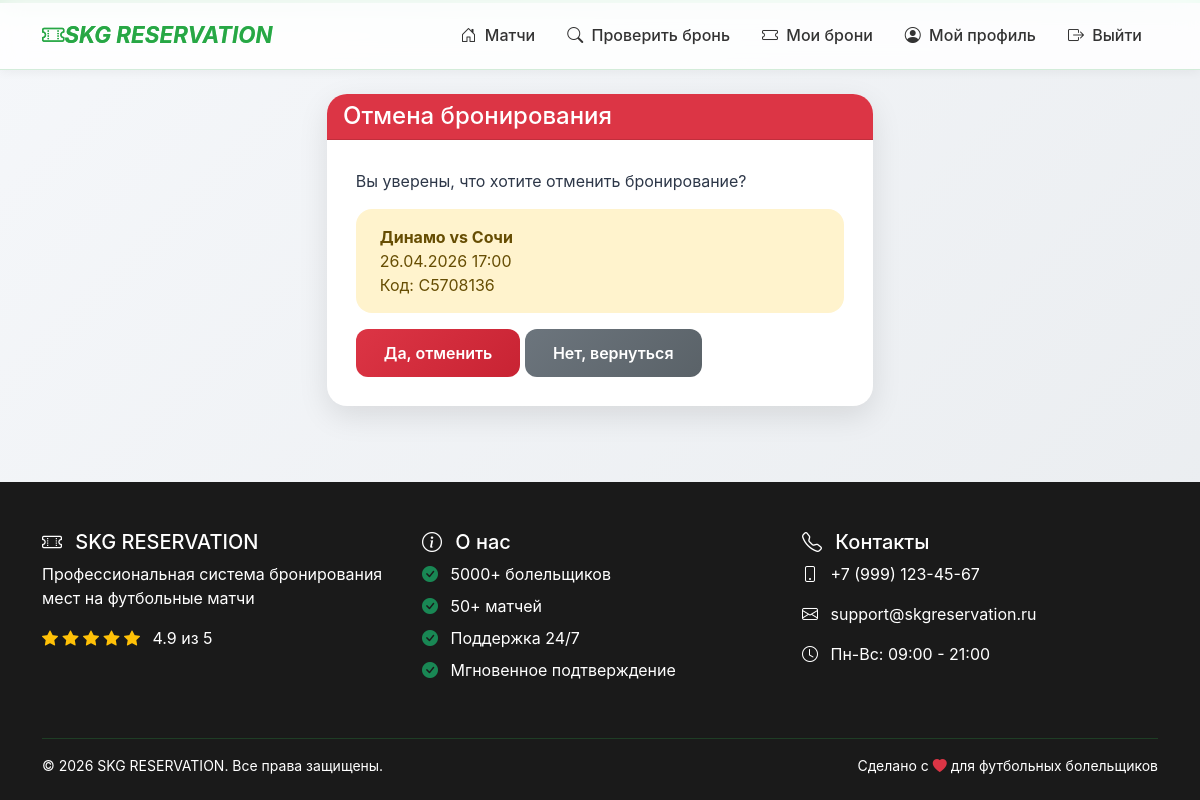
The app's page /cancel/C5708136/ (signed in) with its own data.
### bookings/models.py (models this page shows, shortened)
class Booking(models.Model):
    STATUS_CHOICES = [
        ('confirmed', 'Подтверждено'),
        ('cancelled', 'Отменено'),
    ]
    booking_code = models.CharField(max_length=10, unique=True, editable=False)
    match = models.ForeignKey(Match, on_delete=models.CASCADE)
    seats = models.ManyToManyField(Seat)
    user = models.ForeignKey(User, on_delete=models.CASCADE, null=True, blank=True)
    customer_name = models.CharField('Имя', max_length=200)
    customer_phone = models.CharField('Телефон', max_length=20)
    customer_email = models.EmailField('Email', blank=True)
    total_price = models.DecimalField(max_digits=10, decimal_places=2)
    status = models.CharField(max_length=20, choices=STATUS_CHOICES, default='confirmed')
    booking_date = models.DateTimeField(auto_now_add=True)

class Match(models.Model):
    home_team = models.CharField('Хозяева', max_length=100)
    away_team = models.CharField('Гости', max_length=100)
    match_date = models.DateTimeField('Дата и время')
    stadium = models.ForeignKey(Stadium, on_delete=models.CASCADE)
    price = models.DecimalField('Цена', max_digits=10, decimal_places=2, default=500)
    is_active = models.BooleanField('Активен', default=True)
    created_at = models.DateTimeField('Создан', auto_now_add=True)

### bookings/views.py (the view, shortened to what this page needs)
# urls.py: path('cancel/<str:booking_code>/', views.cancel_booking, name='cancel_booking'),
@login_required
def cancel_booking(request, booking_code):
    booking = get_object_or_404(Booking, booking_code=booking_code, user=request.user)
    return render(request, 'bookings/cancel_booking.html', {'booking': booking})

### bookings/context_processors.py (called while the page is built)
def current_datetime(request):
    return {'now': timezone.now()}

### bookings/templates/bookings/cancel_booking.html (shortened to what this page needs)
{% extends 'bookings/base.html' %}
{% block content %}
<div class="row justify-content-center">
    <div class="col-md-6">
        <div class="card">
            <div class="card-header bg-danger text-white">
                <h4 class="mb-0"> Отмена бронирования</h4>
            </div>
            <div class="card-body">
                <p>Вы уверены, что хотите отменить бронирование?</p>
                <div class="alert alert-warning">
                    <strong>{{ booking.match.home_team }} vs {{ booking.match.away_team }}</strong><br>
                    {{ booking.match.match_date|date:"d.m.Y H:i" }}<br>
                    Код: {{ booking.booking_code }}
                </div>
                <form method="post">
                    <button type="submit" class="btn btn-danger">Да, отменить</button>
                    <a href="{% url 'my_bookings' %}" class="btn btn-secondary">Нет, вернуться</a>
                </form>
            </div>
        </div>
    </div>
</div>
{% endblock %}

### static/css/style.css (style rules this page uses)
:root { --primary: #28a745; --primary-dark: #218838; --primary-light: #86efac; --dark: #1a1a1a; --gray: #6c757d; --light: #f8f9fa; --gradient: linear-gradient(135deg, #28a745 0%, #86efac 100%); --shadow: 0 10px 30px rgba(0, 0, 0, 0.1); --shadow-hover: 0 20px 40px rgba(0, 0, 0, 0.15); --transition: all 0.3s cubic-bezier(0.4, 0, 0.2, 1); }
* { margin: 0; padding: 0; box-sizing: border-box; }
html, body { height: 100%; scroll-behavior: smooth; }
body { font-family: 'Inter', -apple-system, BlinkMacSystemFont, 'Segoe UI', Roboto, sans-serif; background: linear-gradient(135deg, #f5f7fa 0%, #e9ecef 100%); color: #2d3748; display: flex; flex-direction: column; min-height: 100vh; }
.card { background: white; border: none; border-radius: 20px; transition: var(--transition); overflow: hidden; position: relative; box-shadow: var(--shadow); }
.card::before { content: ''; position: absolute; top: 0; left: 0; right: 0; height: 4px; background: var(--gradient); transform: translateY(-100%); transition: var(--transition); }
.card-body { padding: 1.8rem; }
.btn { border: none; border-radius: 12px; padding: 12px 28px; font-weight: 600; transition: all 0.3s cubic-bezier(0.4, 0, 0.2, 1); position: relative; overflow: hidden; z-index: 1; }
.btn-danger { background: linear-gradient(135deg, #dc3545, #c82333); color: white; }
.btn-secondary { background: linear-gradient(135deg, #6c757d, #5a6268); color: white; }
.btn::after { content: ''; position: absolute; top: 50%; left: 50%; width: 0; height: 0; border-radius: 50%; background: rgba(255, 255, 255, 0.5); transform: translate(-50%, -50%); transition: width 0.4s, height 0.4s; z-index: -1; }
.alert { border-radius: 16px; border: none; padding: 1rem 1.5rem; animation: slideIn 0.5s ease; }
.card-header { border-radius: 0; }
.btn { white-space: nowrap; }

### bookings/templates/bookings/base.html (style rules this page uses)
html, body { height: 100%; margin: 0; padding: 0; }
body { display: flex; flex-direction: column; min-height: 100vh; }

### records on screen
Booking: match.home_team "Динамо", match.away_team "Сочи", match.match_date "26.04.2026 17:00", booking_code "C5708136"
